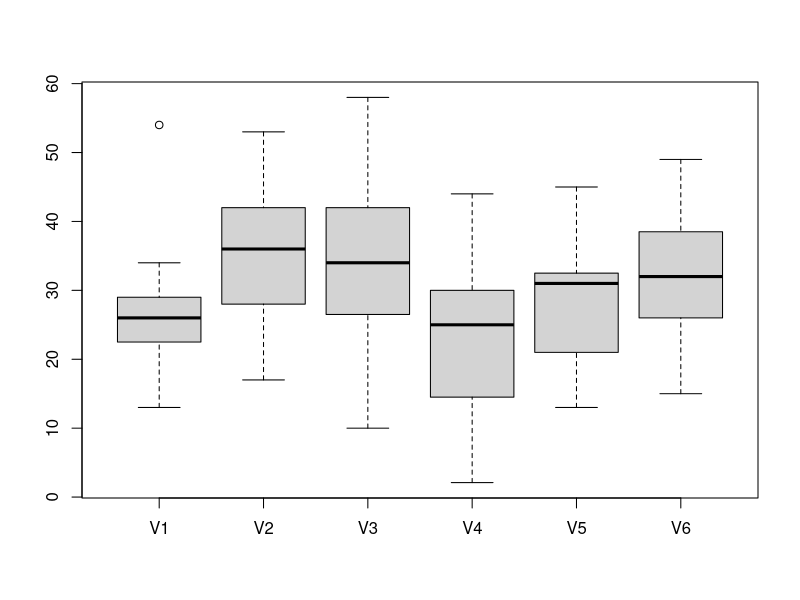
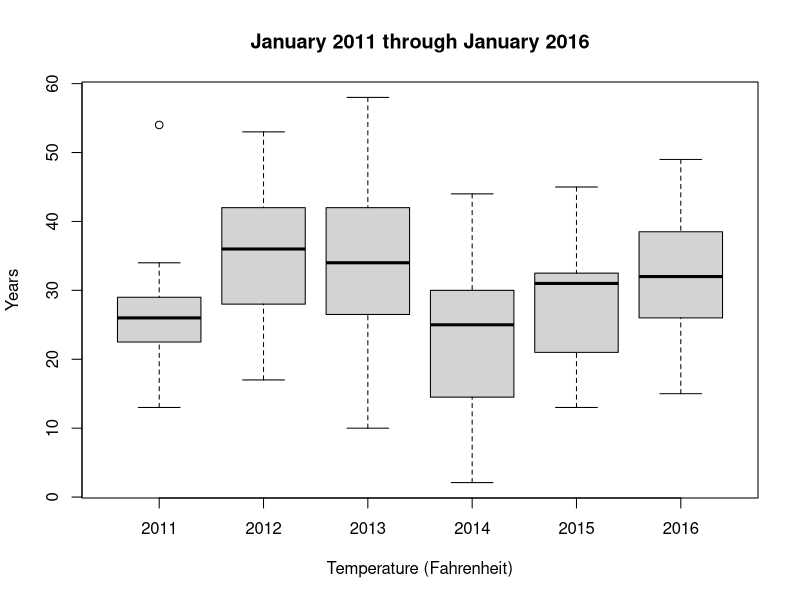
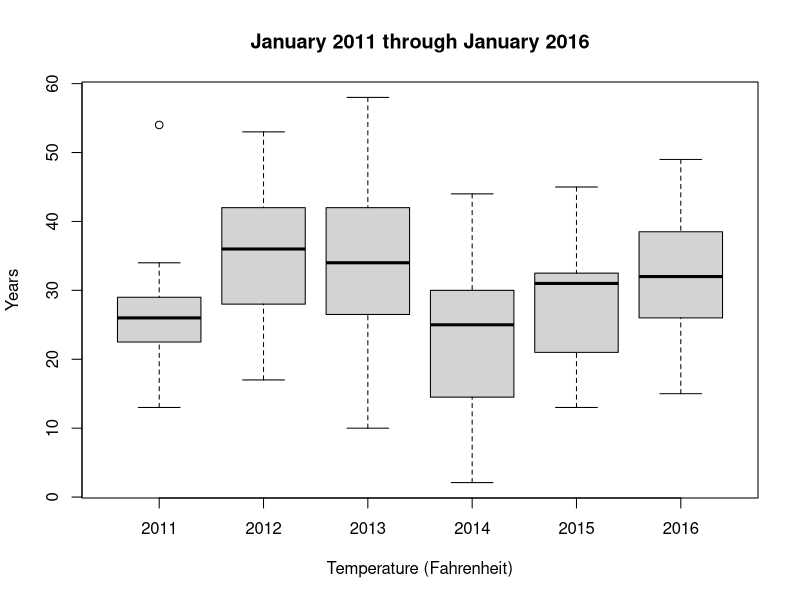
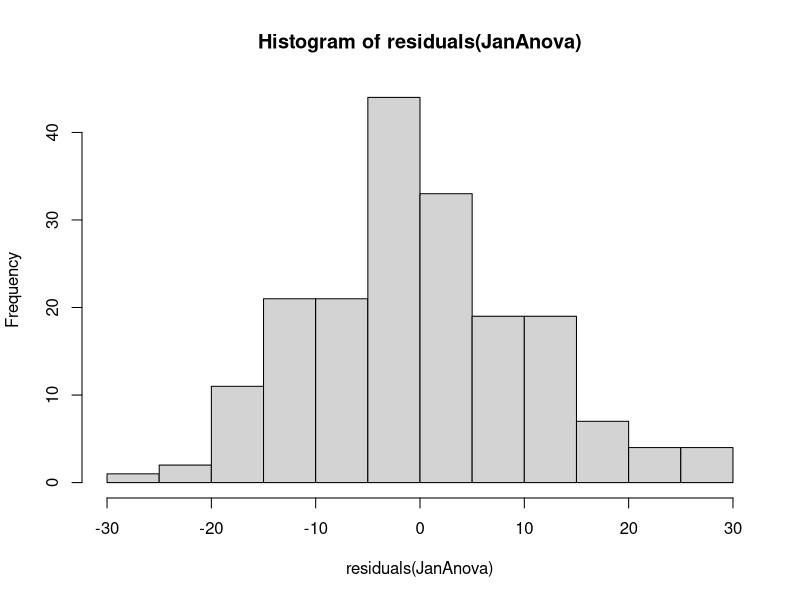

Reproduce these figures in R, in order.
{
  rm(list=ls());  options(show.error.locations = TRUE);
  
  ### Read data from CSV file and save to a variable
  lansJanTempsDF = read.csv(file = "lansingJanTemps.csv"); 
  
  # Default variable is data frame -- convert the variable to a matrix
  lansJanTemps = as.matrix(x=lansJanTempsDF);
  
  # Creating a boxplot of each of the six year's worth of January temperatures (the columns)
  boxplot(x=lansJanTemps, use.cols = TRUE);
  
  # Add labels and names to the plots to the boxplot
  boxplot(x=lansJanTemps, use.cols = TRUE,
          names = c(2011:2016),   # changed to sequence from original answer
          main="January 2011 through January 2016",
          xlab="Temperature (Fahrenheit)",
          ylab="Years");
  
  ##### 1st t-test #####
  # compare the means from Jan 2014 and Jan 2011 using a t-test
  tTest1 = t.test(x=lansJanTemps[,4], y=lansJanTemps[,1]);
  # compare the means from Jan 2014 and Jan 2012 using a t-test
  tTest2 = t.test(x=lansJanTemps[,4], y=lansJanTemps[,2]);
  # compare the means from Jan 2014 and Jan 2013 using a t-test
  tTest3 = t.test(x=lansJanTemps[,4], y=lansJanTemps[,3]);
  # compare the means from Jan 2014 and Jan 2015 using a t-test
  tTest4 = t.test(x=lansJanTemps[,4], y=lansJanTemps[,5]);
  # compare the means from Jan 2014 and Jan 2016 using a t-test
  tTest5 = t.test(x=lansJanTemps[,4], y=lansJanTemps[,6]);
  
  # print out a summary of the t-test
  print(tTest1);  # most statistically similar (p=0.3393)
  print(tTest2);
  print(tTest3);
  print(tTest4);
  print(tTest5);  # 2nd most similar (p=0.09822)
  
  #### Do an ANOVA with all six years
  # Data -- a vector with temperature values from 2011 through 2016
  JanTemps = c();      # initialize the vector
  for(i in 1:6)        # for each of the 6 years
  {
    JanTemps = append(JanTemps, lansJanTemps[,i]);  # append 31 temperatures for current year 
  }
  
  # Categories -- a vector with 31 2011s through 2016s
  JanYears = c();       # initialize the vector
  for(i in 2011:2016)   # for each of the 6 years
  {
    JanYears = append(JanYears, rep(i,31));  # append 31 current year values
  }
  
  # Combine the data and category vectors in a data frame
  JanDataFrame = data.frame(JanTemps, JanYears);
  
  # Make a boxplot for each year
  boxplot(JanTemps~JanYears, use.cols = TRUE,
          names = c(2011:2016),   # changed to sequence from original answer
          main = "January 2011 through January 2016",
          xlab = "Temperature (Fahrenheit)",
          ylab = "Years");
  
  # Performs a ANOVA (data: temperatures, category: years)
  JanAnova = aov(JanTemps~JanYears, data=JanDataFrame);
  
  # Summarize the second ANOVA in the Console Window
  cat("\nSecond ANOVA results:\n");
  print(summary(JanAnova));
  
  # test the normality assumption using a histogram
  hist(x=residuals(JanAnova));
}